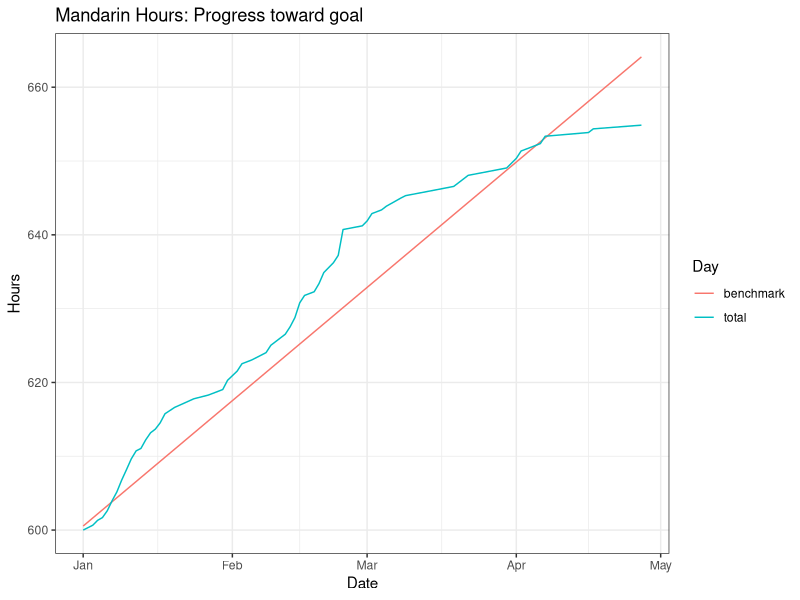

The R source for this figure:
library(dplyr)
library("tidyr")
library("ggplot2")

startDate <- as.POSIXct("20141231", format="%Y%m%d")
dailyQuota = 200/365
anus <- read.csv("times.csv")
anus$date <- as.POSIXct(as.character(anus$date), format="%Y%m%d")
anus <- anus %>% mutate(total = cumsum(hours), benchmark=as.integer(date-startDate)*dailyQuota + 600, status=total-benchmark)
anus %>% tail

anus %>% gather(Day,Hours,-date, -status, -hours) %>% ggplot(aes(x=date,y=Hours,color=Day)) +
  geom_line() +
  theme_bw() +
#  geom_hline(aes(yintercept=900)) +
  labs(title="Mandarin Hours: Progress toward goal", x="Date")